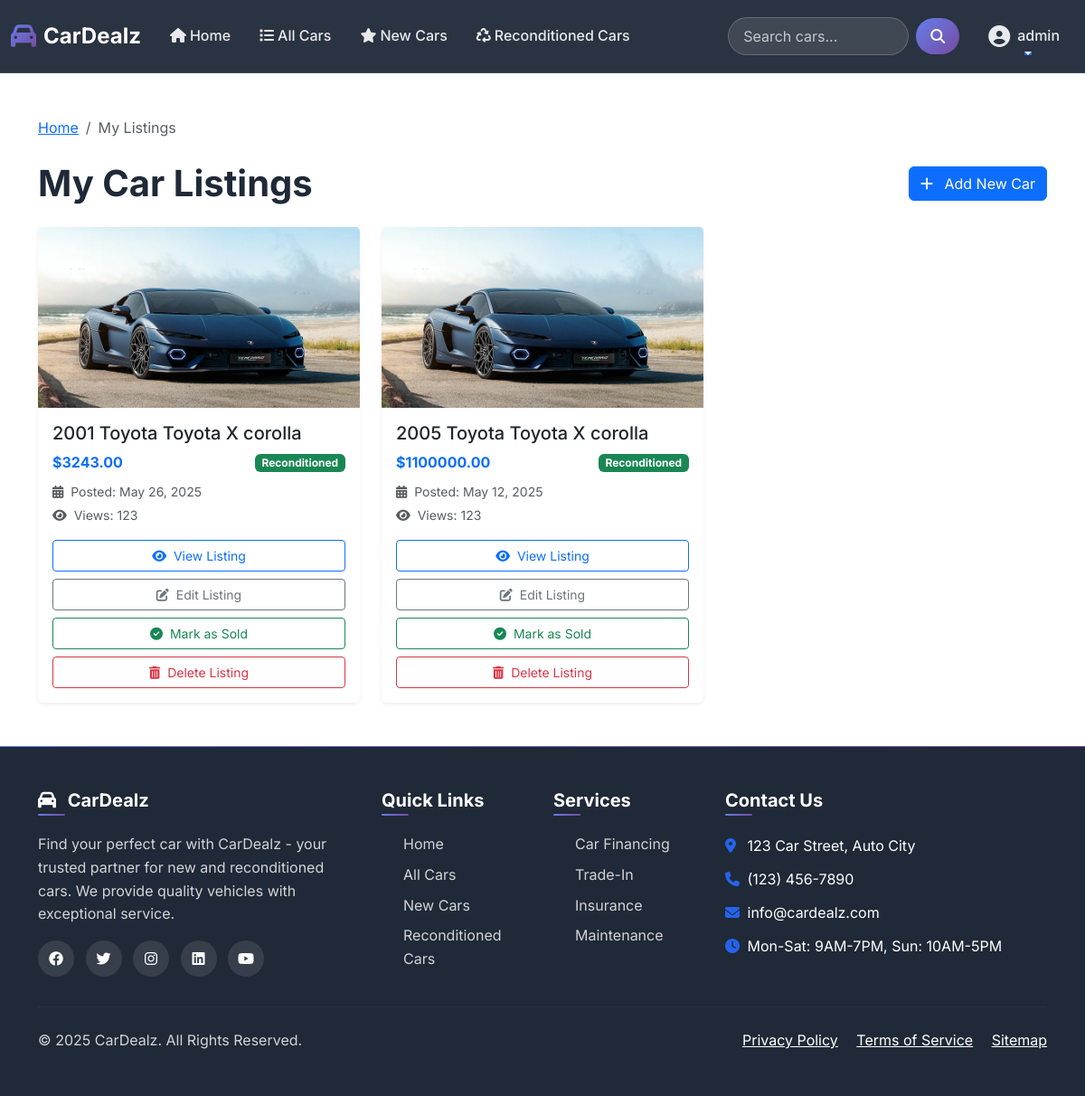
/cars/my/listings/ (signed in), run on the app's committed database.
### cars/models.py (models this page shows, shortened)
class Car(models.Model):
    NEW = 'new'
    RECONDITIONED = 'reconditioned'
    USED = 'used'
    CAR_TYPE_CHOICES = [
        (NEW, 'New'),
        (RECONDITIONED, 'Reconditioned'),
        (USED, 'Used')
    ]
    AUTOMATIC = 'automatic'
    MANUAL = 'manual'
    CVT = 'cvt'
    TRANSMISSION_CHOICES = [
        (AUTOMATIC, 'Automatic'),
        (MANUAL, 'Manual'),
        (CVT, 'CVT')
    ]
    PETROL = 'petrol'
    DIESEL = 'diesel'
    HYBRID = 'hybrid'
    ELECTRIC = 'electric'
    FUEL_TYPE_CHOICES = [
        (PETROL, 'Petrol'),
        (DIESEL, 'Diesel'),
        (HYBRID, 'Hybrid'),
        (ELECTRIC, 'Electric')
    ]
    make = models.ForeignKey(CarMake, on_delete=models.CASCADE, related_name='cars')
    model = models.ForeignKey(CarModel, on_delete=models.CASCADE, related_name='cars')
    year = models.PositiveIntegerField()
    car_type = models.CharField(max_length=20, choices=CAR_TYPE_CHOICES)
    price = models.DecimalField(max_digits=12, decimal_places=2)
    mileage = models.PositiveIntegerField(help_text="Mileage in km")
    engine_capacity = models.DecimalField(max_digits=4, decimal_places=1, help_text="Engine capacity in liters")
    transmission = models.CharField(max_length=20, choices=TRANSMISSION_CHOICES)
    fuel_type = models.CharField(max_length=20, choices=FUEL_TYPE_CHOICES)
    color = models.CharField(max_length=50)
    doors = models.PositiveSmallIntegerField(default=4)
    seats = models.PositiveSmallIntegerField(default=5)
    features = models.TextField(help_text="List the features of the car")
    description = models.TextField()
    country_of_origin = models.CharField(max_length=100, blank=True, null=True)
    recondition_status = models.CharField(max_length=100, blank=True, null=True,
                                          help_text="Details about reconditioning work done")
    seller = models.ForeignKey(User, on_delete=models.CASCADE, related_name='cars')
    is_featured = models.BooleanField(default=False)
    is_sold = models.BooleanField(default=False)
    posted_on = models.DateTimeField(auto_now_add=True)
    updated_on = models.DateTimeField(auto_now=True)
    slug = models.SlugField(max_length=200, unique=True)
    class Meta:
        ordering = ['-posted_on']
    def __str__(self):
        return f"{self.year} {self.make} {self.model} - {self.get_car_type_display()}"
    def get_absolute_url(self):
        return reverse('car-detail', kwargs={'slug': self.slug})

class CarImage(models.Model):
    car = models.ForeignKey(Car, on_delete=models.CASCADE, related_name='images')
    image = models.ImageField(upload_to='cars/')
    is_primary = models.BooleanField(default=False)

class CarMake(models.Model):
    name = models.CharField(max_length=100)
    logo = models.ImageField(upload_to='makes/', blank=True, null=True)
    description = models.TextField(blank=True)
    def __str__(self):
        return self.name

class CarModel(models.Model):
    make = models.ForeignKey(CarMake, on_delete=models.CASCADE, related_name='models')
    name = models.CharField(max_length=100)
    def __str__(self):
        return f"{self.make.name} {self.name}"

### cars/views.py (the view)
# urls.py: path('my/listings/', views.my_listings, name='my-listings'),
@login_required
def my_listings(request):
    cars = Car.objects.filter(seller=request.user)
    return render(request, 'cars/my_listings.html', {'cars': cars})

### cars/templates/cars/my_listings.html (shortened to what this page needs)
{% extends 'base.html' %}
{% load static %}
{% block content %}
<div class="container py-5">
  <nav aria-label="breadcrumb" class="mb-4">
    <ol class="breadcrumb">
      <li class="breadcrumb-item"><a href="{% url 'home' %}">Home</a></li>
      <li class="breadcrumb-item active">My Listings</li>
    </ol>
  </nav>
  <div class="d-flex justify-content-between align-items-center mb-4">
    <h1 class="display-6 fw-bold mb-0">My Car Listings</h1>
    <a href="{% url 'car-create' %}" class="btn btn-primary">
      <i class="fas fa-plus me-2"></i> Add New Car
    </a>
  </div>
  {% if cars %}
    <div class="row row-cols-1 row-cols-md-2 row-cols-lg-3 g-4">
      {% for car in cars %}
        <div class="col">
          <div class="card listing-card border-0 shadow-sm">
            {% if car.images.exists %}
              <img src="{{ car.images.first.image.url }}" class="card-img-top listing-image" alt="{{ car }}">
            {% else %}
              <img src="{% static 'images/car-placeholder.jpg' %}" class="card-img-top listing-image" alt="No image">
            {% endif %}
            <div class="card-body">
              <h5 class="card-title">{{ car.year }} {{ car.make }} {{ car.model }}</h5>
              <div class="d-flex justify-content-between align-items-center mb-2">
                <span class="fw-bold text-primary">${{ car.price|floatformat:2 }}</span>
                <span class="badge bg-{% if car.car_type == 'new' %}primary{% elif car.car_type == 'reconditioned' %}success{% else %}secondary{% endif %}">
                  {{ car.get_car_type_display }}
                </span>
              </div>
              <p class="card-text small text-muted mb-1">
                <i class="fas fa-calendar-alt me-1"></i> Posted: {{ car.posted_on|date:"M d, Y" }}
              </p>
              <p class="card-text small text-muted mb-3">
                <i class="fas fa-eye me-1"></i> Views: 123
              </p>
              <div class="d-flex flex-column gap-2 action-buttons">
                <a href="{{ car.get_absolute_url }}" class="btn btn-sm btn-outline-primary">
                  <i class="fas fa-eye me-1"></i> View Listing
                </a>
                <a href="{% url 'car-update' car.slug %}" class="btn btn-sm btn-outline-secondary">
                  <i class="fas fa-edit me-1"></i> Edit Listing
                </a>
                {% if not car.is_sold %}
                <a href="{% url 'mark-as-sold' car.slug %}" class="btn btn-sm btn-outline-success">
                  <i class="fas fa-check-circle me-1"></i> Mark as Sold
                </a>
                {% endif %}
                <a href="{% url 'car-delete' car.slug %}" class="btn btn-sm btn-outline-danger">
                  <i class="fas fa-trash-alt me-1"></i> Delete Listing
                </a>
              </div>
            </div>
          </div>
        </div>
      {% endfor %}
    </div>
  {% endif %}
</div>
{% endblock %}

### templates/base.html (shortened to what this page needs)
<!DOCTYPE html>
<html lang="en">
<head>
    <link href="https://cdn.jsdelivr.net/npm/bootstrap@5.3.0/dist/css/bootstrap.min.css" rel="stylesheet">
    <link rel="stylesheet" href="https://cdnjs.cloudflare.com/ajax/libs/font-awesome/6.4.0/css/all.min.css">
</head>
<body>
    <nav class="navbar navbar-expand-lg navbar-dark" id="mainNavbar">
        <div class="container-fluid">
            <a class="navbar-brand" href="{% url 'home' %}">
                <i class="fas fa-car"></i>
                CarDealz
            </a>
            <div class="collapse navbar-collapse" id="navbarNav">
                <ul class="navbar-nav me-auto">
                    <li class="nav-item">
                        <a class="nav-link" href="{% url 'home' %}">
                            <i class="fas fa-home me-1"></i>Home
                        </a>
                    </li>
                    <li class="nav-item">
                        <a class="nav-link" href="{% url 'car-list' %}">
                            <i class="fas fa-list me-1"></i>All Cars
                        </a>
                    </li>
                    <li class="nav-item">
                        <a class="nav-link" href="{% url 'new-cars' %}">
                            <i class="fas fa-star me-1"></i>New Cars
                        </a>
                    </li>
                    <li class="nav-item">
                        <a class="nav-link" href="{% url 'reconditioned-cars' %}">
                            <i class="fas fa-recycle me-1"></i>Reconditioned Cars
                        </a>
                    </li>
                </ul>
                <form class="search-form me-3" action="{% url 'car-list' %}" method="get">
                    <input class="form-control" type="search" name="q" placeholder="Search cars..." aria-label="Search">
                    <button class="btn" type="submit">
                        <i class="fas fa-search"></i>
                    </button>
                </form>
                <ul class="navbar-nav">
                    {% if user.is_authenticated %}
                        <li class="nav-item dropdown">
                            <a class="nav-link dropdown-toggle d-flex align-items-center" href="#" id="userDropdown" role="button" data-bs-toggle="dropdown" aria-expanded="false">
                                {% if user.profile.profile_picture %}
                                    <img src="{{ user.profile.profile_picture.url }}" alt="Profile" class="user-avatar me-2">
                                {% else %}
                                    <i class="fas fa-user-circle me-2" style="font-size: 1.5rem;"></i>
                                {% endif %}
                                <span class="d-none d-md-inline">{{ user.username }}</span>
                            </a>
                        </li>
                    {% endif %}
                </ul>
            </div>
        </div>
    </nav>
    <main>
        {% block content %}{% endblock %}
    </main>
    <footer class="text-white py-5">
        <div class="container">
            <div class="row g-4">
                <div class="col-lg-4 col-md-6">
                    <h5>
                        <i class="fas fa-car me-2"></i>
                        CarDealz
                    </h5>
                    <p>Find your perfect car with CarDealz - your trusted partner for new and reconditioned cars. We provide quality vehicles with exceptional service.</p>
                    <div class="social-icons mt-3">
                        <a href="#" class="text-white">
                            <i class="fab fa-facebook"></i>
                        </a>
                        <a href="#" class="text-white">
                            <i class="fab fa-twitter"></i>
                        </a>
                        <a href="#" class="text-white">
                            <i class="fab fa-instagram"></i>
                        </a>
                        <a href="#" class="text-white">
                            <i class="fab fa-linkedin"></i>
                        </a>
                        <a href="#" class="text-white">
                            <i class="fab fa-youtube"></i>
                        </a>
                    </div>
                </div>
                <div class="col-lg-2 col-md-6">
                    <h5>Quick Links</h5>
                    <ul class="list-unstyled">
                        <li><a href="{% url 'home' %}">Home</a></li>
                        <li><a href="{% url 'car-list' %}">All Cars</a></li>
                        <li><a href="{% url 'new-cars' %}">New Cars</a></li>
                        <li><a href="{% url 'reconditioned-cars' %}">Reconditioned Cars</a></li>
                    </ul>
                </div>
                <div class="col-lg-2 col-md-6">
                    <h5>Services</h5>
                    <ul class="list-unstyled">
                        <li><a href="#">Car Financing</a></li>
                        <li><a href="#">Trade-In</a></li>
                        <li><a href="#">Insurance</a></li>
                        <li><a href="#">Maintenance</a></li>
                    </ul>
                </div>
                <div class="col-lg-4 col-md-6">
                    <h5>Contact Us</h5>
                    <address>
                        <div class="mb-2">
                            <i class="fas fa-map-marker-alt"></i>
                            123 Car Street, Auto City
                        </div>
                        <div class="mb-2">
                            <i class="fas fa-phone"></i>
                            (123) 456-7890
                        </div>
                        <div class="mb-2">
                            <i class="fas fa-envelope"></i>
                            info@cardealz.com
                        </div>
                        <div>
                            <i class="fas fa-clock"></i>
                            Mon-Sat: 9AM-7PM, Sun: 10AM-5PM
                        </div>
                    </address>
                </div>
            </div>
            <hr class="my-4" style="border-color: rgba(255, 255, 255, 0.2);">
            <div class="row align-items-center">
                <div class="col-md-6">
                    <p class="mb-0">&copy; {% now "Y" %} CarDealz. All Rights Reserved.</p>
                </div>
                <div class="col-md-6 text-md-end">
                    <p class="mb-0">
                        <a href="#" class="text-white me-3">Privacy Policy</a>
                        <a href="#" class="text-white me-3">Terms of Service</a>
                        <a href="#" class="text-white">Sitemap</a>
                    </p>
                </div>
            </div>
        </div>
    </footer>
</body>
</html>

### data on the page
Car: images.first.image (picture), year "2001", make "Toyota", model "Toyota X corolla", price "3243.00", car_type "Reconditioned", posted_on "May 26, 2025", is_sold False (drawn)
Car: images.first.image (picture), year "2005", make "Toyota", model "Toyota X corolla", price "1100000.00", car_type "Reconditioned", posted_on "May 12, 2025", is_sold False (drawn)

### other printed values
{{ user.username }} "admin"
